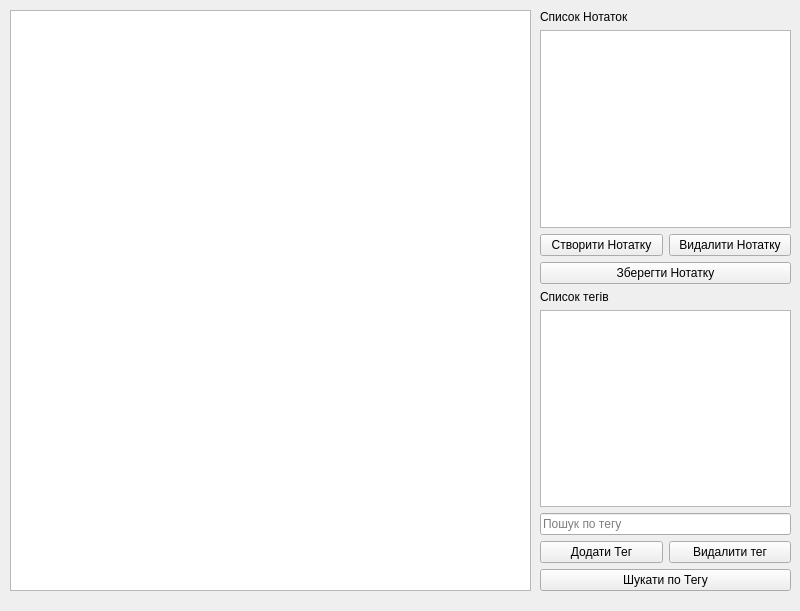
<?xml version="1.0" encoding="UTF-8"?>
<ui version="4.0">
 <class>MainWindow</class>
 <widget class="QMainWindow" name="MainWindow">
  <property name="geometry">
   <rect>
    <x>0</x>
    <y>0</y>
    <width>800</width>
    <height>611</height>
   </rect>
  </property>
  <property name="windowTitle">
   <string>MainWindow</string>
  </property>
  <widget class="QWidget" name="centralwidget">
   <widget class="QTextEdit" name="textEdit">
    <property name="geometry">
     <rect>
      <x>10</x>
      <y>10</y>
      <width>521</width>
      <height>581</height>
     </rect>
    </property>
   </widget>
   <widget class="QWidget" name="verticalLayoutWidget">
    <property name="geometry">
     <rect>
      <x>540</x>
      <y>10</y>
      <width>251</width>
      <height>581</height>
     </rect>
    </property>
    <layout class="QVBoxLayout" name="verticalLayout">
     <item>
      <widget class="QLabel" name="label">
       <property name="text">
        <string>Список Нотаток</string>
       </property>
      </widget>
     </item>
     <item>
      <widget class="QListWidget" name="Notes_list"/>
     </item>
     <item>
      <layout class="QHBoxLayout" name="horizontalLayout">
       <item>
        <widget class="QPushButton" name="btn_create_note">
         <property name="text">
          <string>Створити Нотатку</string>
         </property>
        </widget>
       </item>
       <item>
        <widget class="QPushButton" name="btn_delete_not">
         <property name="text">
          <string>Видалити Нотатку</string>
         </property>
        </widget>
       </item>
      </layout>
     </item>
     <item>
      <widget class="QPushButton" name="btn_safe_note">
       <property name="text">
        <string>Зберегти Нотатку</string>
       </property>
      </widget>
     </item>
     <item>
      <widget class="QLabel" name="label_2">
       <property name="text">
        <string>Список тегів</string>
       </property>
      </widget>
     </item>
     <item>
      <widget class="QListWidget" name="Tags_list"/>
     </item>
     <item>
      <widget class="QLineEdit" name="tag_search">
       <property name="placeholderText">
        <string>Пошук по тегу</string>
       </property>
      </widget>
     </item>
     <item>
      <layout class="QHBoxLayout" name="horizontalLayout_2">
       <item>
        <widget class="QPushButton" name="btn_add_tag">
         <property name="text">
          <string>Додати Тег</string>
         </property>
        </widget>
       </item>
       <item>
        <widget class="QPushButton" name="btn_delete_tag">
         <property name="text">
          <string>Видалити тег</string>
         </property>
        </widget>
       </item>
      </layout>
     </item>
     <item>
      <widget class="QPushButton" name="btn_search">
       <property name="text">
        <string>Шукати по Тегу</string>
       </property>
      </widget>
     </item>
    </layout>
   </widget>
  </widget>
 </widget>
 <resources/>
 <connections/>
</ui>
